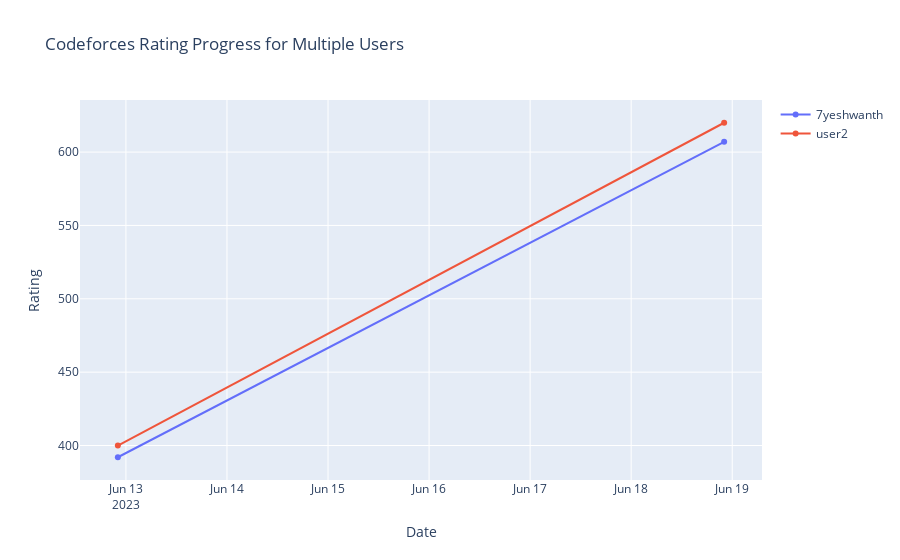

Notebook code for this chart:
### Code cell
import plotly.graph_objects as go
from datetime import datetime

# Data for multiple users (example with 2 users)
data = [
    {
        "handle": "7yeshwanth",
        "results": [
            {"contestId": 1841, "contestName": "Educational Codeforces Round 150 (Rated for Div. 2)",
             "rank": 10919, "ratingUpdateTimeSeconds": 1686587700, "oldRating": 0, "newRating": 392},
            {"contestId": 1836, "contestName": "Codeforces Round 880 (Div. 2)", "rank": 10563,
             "ratingUpdateTimeSeconds": 1687106100, "oldRating": 392, "newRating": 607},
            # Additional contests for 7yeshwanth...
        ]
    },
    {
        "handle": "user2",
        "results": [
            {"contestId": 1841, "contestName": "Educational Codeforces Round 150 (Rated for Div. 2)",
             "rank": 12000, "ratingUpdateTimeSeconds": 1686587700, "oldRating": 100, "newRating": 400},
            {"contestId": 1836, "contestName": "Codeforces Round 880 (Div. 2)", "rank": 10500,
             "ratingUpdateTimeSeconds": 1687106100, "oldRating": 400, "newRating": 620},
            # Additional contests for user2...
        ]
    }
]

# Create the plot
fig = go.Figure()

# Loop through each user's data and add a trace for each
for user in data:
    handle = user["handle"]
    contests = user["results"]

    timestamps = [datetime.fromtimestamp(
        item["ratingUpdateTimeSeconds"]) for item in contests]
    new_ratings = [item["newRating"] for item in contests]
    hover_text = [
        f"Contest: {item['contestName']}<br>"
        f"Rank: {item['rank']}<br>"
        f"Old Rating: {item['oldRating']}<br>"
        f"New Rating: {item['newRating']}"
        for item in contests
    ]

    # Add trace for each user
    fig.add_trace(go.Scatter(
        x=timestamps,
        y=new_ratings,
        mode='lines+markers',
        name=handle,  # Different trace for each user
        hovertext=hover_text,
        hoverinfo="text"
    ))

# Adding titles and labels
fig.update_layout(
    title="Codeforces Rating Progress for Multiple Users",
    xaxis_title="Date",
    yaxis_title="Rating",
    showlegend=True
)

# Show the plot
fig.show()

### Figure 1 — Plotly figure (JSON) as saved in the notebook; plotly's stock layout.template omitted (floating-point values rounded to 4 significant figures)
{"data": [{"hoverinfo": "text", "hovertext": ["Contest: Educational Codeforces Round 150 (Rated for Div. 2)<br>Rank: 10919<br>Old Rating: 0<br>New Rating: 392", "Contest: Codeforces Round 880 (Div. 2)<br>Rank: 10563<br>Old Rating: 392<br>New Rating: 607"], "mode": "lines+markers", "name": "7yeshwanth", "type": "scatter", "x": ["2023-06-12T22:05:00", "2023-06-18T22:05:00"], "y": [392, 607]}, {"hoverinfo": "text", "hovertext": ["Contest: Educational Codeforces Round 150 (Rated for Div. 2)<br>Rank: 12000<br>Old Rating: 100<br>New Rating: 400", "Contest: Codeforces Round 880 (Div. 2)<br>Rank: 10500<br>Old Rating: 400<br>New Rating: 620"], "mode": "lines+markers", "name": "user2", "type": "scatter", "x": ["2023-06-12T22:05:00", "2023-06-18T22:05:00"], "y": [400, 620]}], "layout": {"showlegend": true, "title": {"text": "Codeforces Rating Progress for Multiple Users"}, "xaxis": {"title": {"text": "Date"}}, "yaxis": {"title": {"text": "Rating"}}}}
